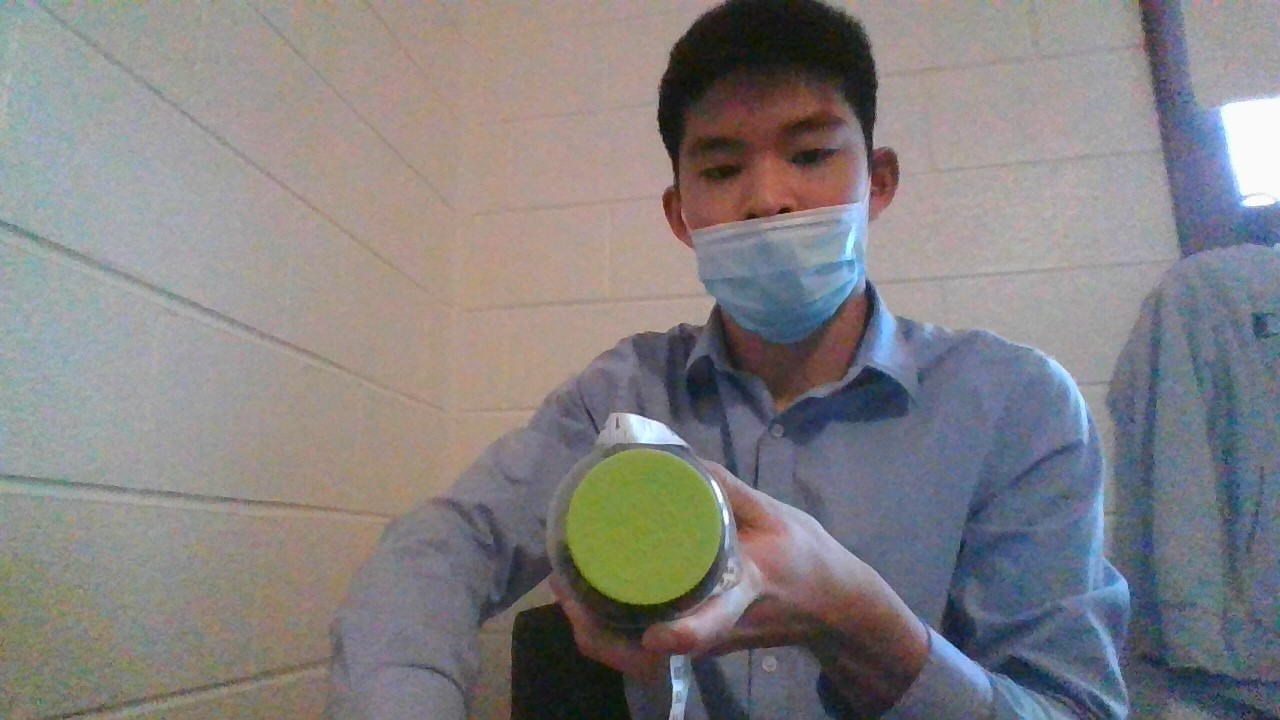
#> input picture image.jpg, 1280 x 720 px
$ python focal.py
#> lines starting #> are read from the running program, lines starting #| are printed output that depends on the picture; after the words box and inside, x2 and y2 are one past the last pixel; in counts of white or black regions, pixels touching at a corner belong together; long printed decimals are rounded
#> further down, image is the input picture: shape (720, 1280, 3); mean B, G, R 130.1, 128.8, 132
import cv2
import imutils
def find_circle(image):
    greenLower = (29, 86, 6)
    greenUpper = (64, 255, 255)
    frame = imutils.resize(image, width=600)
    blurred = cv2.GaussianBlur(frame, (11, 11), 0)
    hsv = cv2.cvtColor(blurred, cv2.COLOR_BGR2HSV)
#> hsv: shape (337, 600, 3); mean H, S, V 68.6, 45.8, 143.1
    # construct a mask for the color "green", then perform
    # a series of dilations and erosions to remove any small
    # blobs left in the mask
    mask = cv2.inRange(hsv, greenLower, greenUpper)
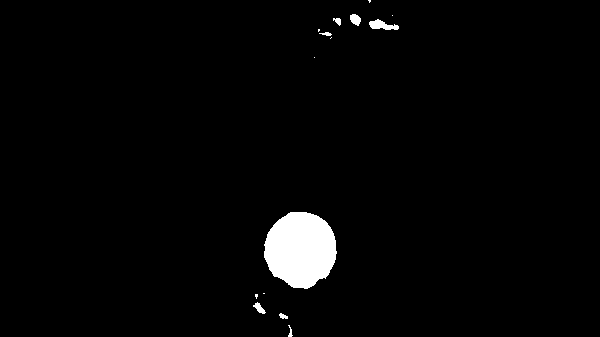
#> mask: shape (337, 600); 2.4% white; 15 white regions (7 under 20 px), largest, box (x1, y1, x2, y2) and area: (264, 212, 337, 289) 4301, (369, 19, 399, 30) 190, (350, 14, 361, 26) 94
    mask = cv2.erode(mask, None, iterations=2)
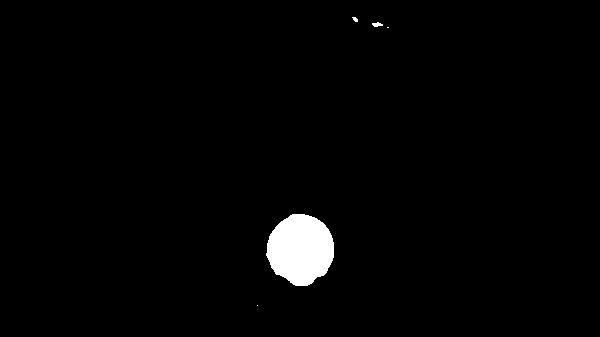
#> mask: shape (337, 600); 1.9% white; 5 white regions (2 under 20 px), largest, box (x1, y1, x2, y2) and area: (266, 214, 334, 286) 3715, (372, 22, 383, 27) 36, (352, 17, 358, 22) 20
    mask = cv2.dilate(mask, None, iterations=2)
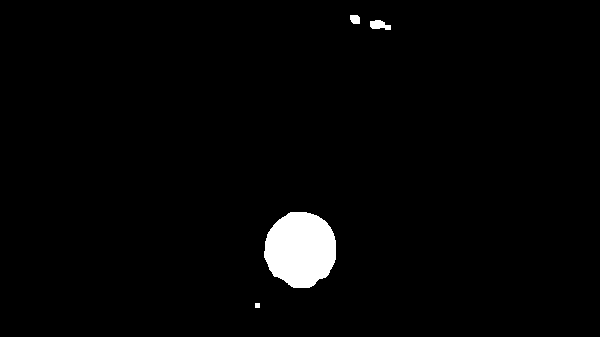
#> mask: shape (337, 600); 2.2% white; 4 white regions
    cnts = cv2.findContours(mask.copy(), cv2.RETR_EXTERNAL,cv2.CHAIN_APPROX_SIMPLE)
#> cnts = 4 contours, 1 with area under 20; largest, box (x1, y1, x2, y2) and area: (264, 212, 336, 288) 4184, (370, 20, 391, 30) 119, (350, 15, 360, 24) 64
    cnts = imutils.grab_contours(cnts)
    center = None
    # only proceed if at least one contour was found
    if len(cnts) > 0:
        # find the largest contour in the mask, then use
        # it to compute the minimum enclosing circle and
        # centroid
        c = max(cnts, key=cv2.contourArea)
#> c = contour of 103 points, box (x1, y1, x2, y2) (264, 212, 336, 288), area 4184
        return  cv2.minEnclosingCircle(c)


KNOWN_DISTANCE = 12.0
# initialize the known object width, which in this case, the piece of
# paper is 12 inches wide
KNOWN_WIDTH = 2.3
# load the furst image that contains an object that is KNOWN TO BE 2 feet
# from our camera, then find the paper marker in the image, and initialize
# the focal length
image = cv2.imread("image.jpg")
marker = find_circle(image)
#> marker = ((299.5, 249.5), 38.68)
focalLength = (marker[1]*2 * KNOWN_DISTANCE) / KNOWN_WIDTH
#> focalLength = 403.7

print(focalLength)
#| 403.667
